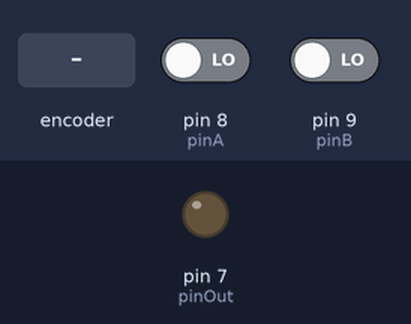
The sketch below on a simulated Arduino Uno, built with avr-gcc and run on an emulated ATmega328P. On the bench: output pins drawn as LEDs (lit = HIGH). Dashed ring = blinking. The inputs (shaded band) are chosen by the test bench; at power-on: pin 8 (pinA) LOW, pin 9 (pinB) LOW.

Above: at 1.2 s.
1.3 s: rotary encoder on pin 8 (pinA) / pin 9 (pinB) turned 3 steps (first pin leading)
At 1.43 s:
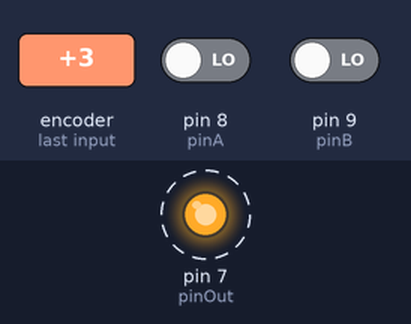
At 2.6 s:
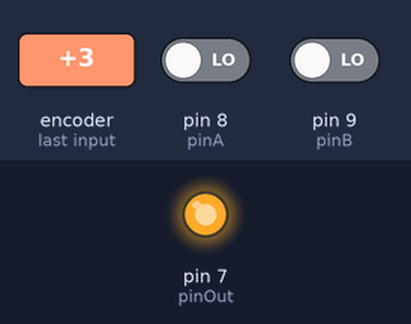
Timing chart, 0 to 4.3 s (numbered marks = the images above; inputs shaded):
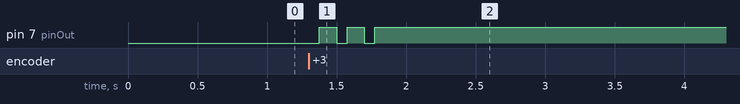

Measured:
- after the input at 1.3 s, pin 7 (pinOut): alternates HIGH for 0.13 s and LOW for 0.07 s, 5 changes in all, then stays HIGH, starting after 0.08 s

The sketch:

Logic_Circuit.ino
```cpp
int pinOut = 7;
int pinA = 8;
int pinB = 9;

void setup() {
  pinMode(pinOut, OUTPUT);
  pinMode(pinA, INPUT);
  pinMode(pinB, INPUT);
}

void loop() {

  boolean pinAState = digitalRead(pinA);
  Serial.println(pinAState);

  boolean pinBState = digitalRead(pinB);
  Serial.println(pinBState);

  boolean pinOutState;
  Serial.println(pinOutState);

  // AND GATE
  pinOutState = pinAState & pinBState;
  digitalWrite(pinOut, pinOutState);
  Serial.println(pinOutState);

}
```
